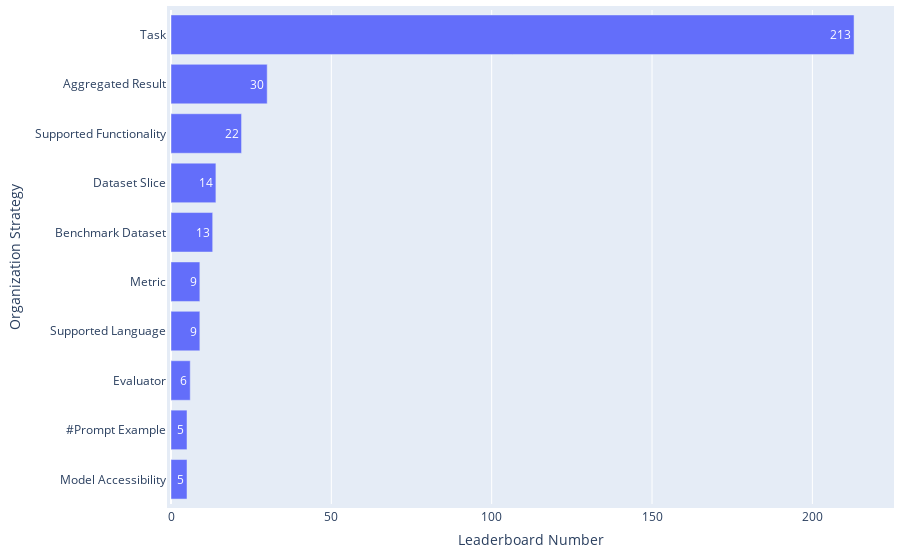

The cell this chart's notebook holds for it:
### Code cell
df = pd.read_csv(path_paper / 'leaderboard_processed.csv')
df = df[df['#Organization strategy'] > 0]

df['Organization strategies'] = df['Organization strategies'].apply(ast.literal_eval)
df_split = df.explode('Organization strategies').groupby('Organization strategies').size().reset_index(name='Frequency')
df_split['Weight'] = 1

statistics = {
    'Distribution': 'Leaderboard Systems across Organization Strategies',
    'Mean': np.mean(df_split['Frequency']),
    'Median': np.median(df_split['Frequency']),
    'IQR': df_split['Frequency'].quantile(0.75) - df_split['Frequency'].quantile(0.25),
    'Gini Coefficient': ineqpy.inequality.gini(data=df_split, income='Frequency', weights='Weight'),
}
df_statistics = pd.read_csv(path_paper / 'leaderboard_statistics.csv')
df_statistics = pd.concat([df_statistics, pd.DataFrame([statistics])], ignore_index=True)
df_statistics.drop_duplicates(subset=['Distribution'], keep='last', inplace=True)
df_statistics.sort_values(by='Distribution', inplace=True)
df_statistics.to_csv(path_paper / 'leaderboard_statistics.csv', index=False)

df_top = df_split.sort_values(by='Frequency', ascending=False).head(10)
print(f"{df_top['Organization strategies'].iloc[0]} is the most adopted organization strategy, involving {round(df_top['Frequency'].iloc[0]/len(df)*100,2)}% ({df_top['Frequency'].iloc[0]} out of {len(df)}) multi-split leaderboard systems.")

fig = go.Figure(go.Bar(
        x=df_top['Frequency'],  # Values for the bar lengths
        y=df_top['Organization strategies'],  # Categories for each bar
        orientation='h',  # Sets the bars to be horizontal
        text=df_top['Frequency'],  # Adds the values as text on each bar
        textposition='auto'  # Automatically positions the text on the bars
))
fig.update_layout(
        xaxis_title='Leaderboard Number',
        yaxis_title='Organization Strategy',
        yaxis_autorange='reversed'  # This line makes the bars go top-down
)
# Update the layout for a tighter look
fig.update_layout(
    autosize=True,
    margin=dict(
        l=10,  # Left margin
        r=10,  # Right margin
        b=10,  # Bottom margin
        t=10,  # Top margin
        pad=4  # Padding between the plot and the margin
    )
)
fig.show()

### Figure 1 — Plotly figure (JSON) as saved in the notebook; plotly's stock layout.template omitted (floating-point values rounded to 4 significant figures)
{"data": [{"orientation": "h", "text": [213, 30, 22, 14, 13, 9, 9, 6, 5, 5], "textposition": "auto", "type": "bar", "x": [213, 30, 22, 14, 13, 9, 9, 6, 5, 5], "y": ["Task", "Aggregated Result", "Supported Functionality", "Dataset Slice", "Benchmark Dataset", "Metric", "Supported Language", "Evaluator", "#Prompt Example", "Model Accessibility"]}], "layout": {"autosize": true, "margin": {"b": 10, "l": 10, "pad": 4, "r": 10, "t": 10}, "xaxis": {"title": {"text": "Leaderboard Number"}}, "yaxis": {"autorange": "reversed", "title": {"text": "Organization Strategy"}}}}
